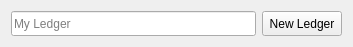
<?xml version="1.0" encoding="UTF-8"?>
<ui version="4.0">
 <class>Form</class>
 <widget class="QWidget" name="Form">
  <property name="geometry">
   <rect>
    <x>0</x>
    <y>0</y>
    <width>353</width>
    <height>47</height>
   </rect>
  </property>
  <property name="sizePolicy">
   <sizepolicy hsizetype="Minimum" vsizetype="Minimum">
    <horstretch>0</horstretch>
    <verstretch>0</verstretch>
   </sizepolicy>
  </property>
  <property name="windowTitle">
   <string>Form</string>
  </property>
  <layout class="QHBoxLayout" name="horizontalLayout">
   <item>
    <widget class="QLineEdit" name="lineEdit">
     <property name="sizePolicy">
      <sizepolicy hsizetype="Expanding" vsizetype="Minimum">
       <horstretch>0</horstretch>
       <verstretch>0</verstretch>
      </sizepolicy>
     </property>
     <property name="placeholderText">
      <string>My Ledger</string>
     </property>
    </widget>
   </item>
   <item>
    <widget class="QPushButton" name="pushButton">
     <property name="sizePolicy">
      <sizepolicy hsizetype="Minimum" vsizetype="Minimum">
       <horstretch>0</horstretch>
       <verstretch>0</verstretch>
      </sizepolicy>
     </property>
     <property name="text">
      <string>New Ledger</string>
     </property>
    </widget>
   </item>
  </layout>
 </widget>
 <resources/>
 <connections/>
</ui>
